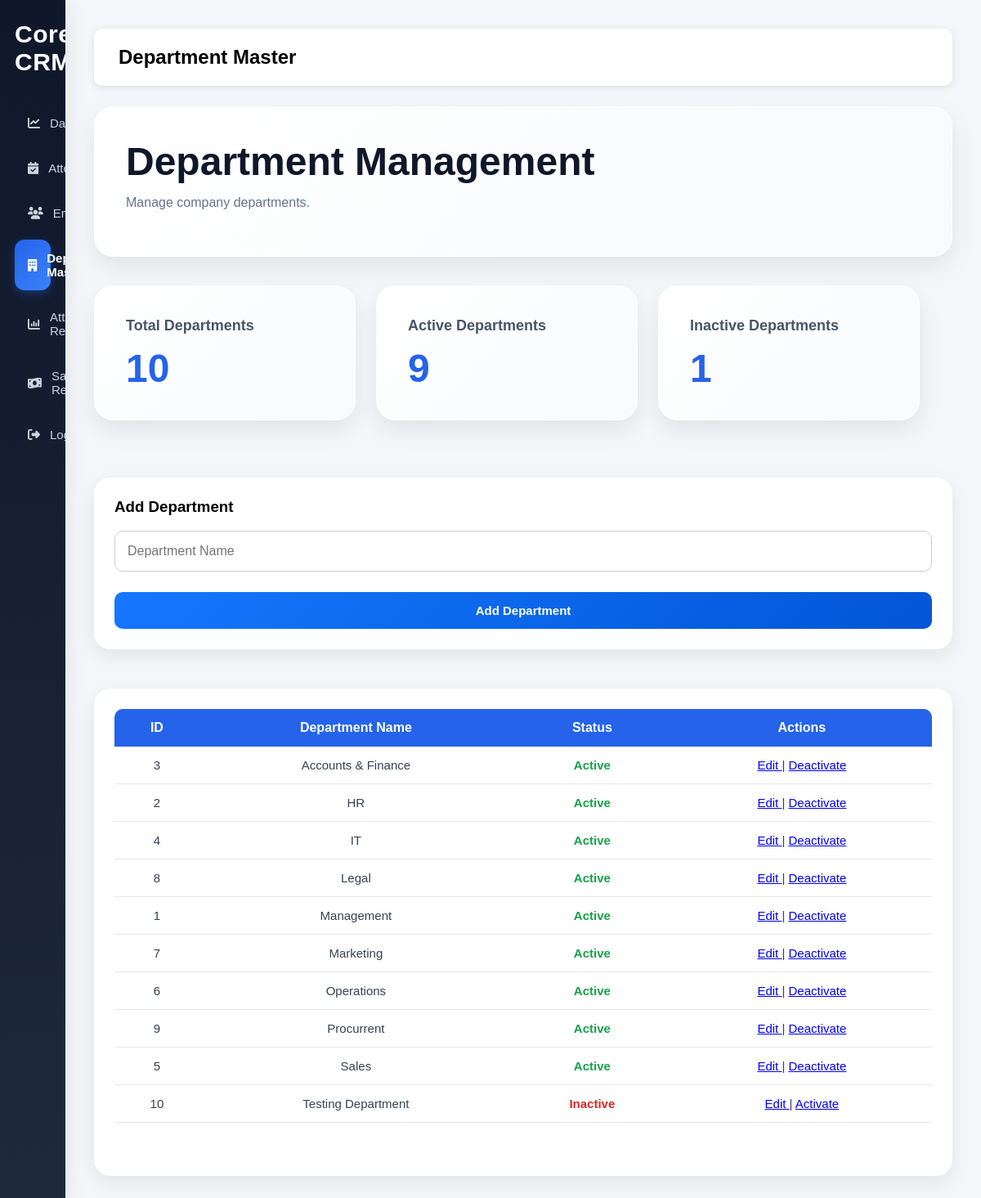
/department_master.php (signed in), run on the app's committed database.
### tables this page shows
CREATE TABLE `departments` (
  `id` int(11) NOT NULL,
  `department_name` varchar(100) NOT NULL,
  `status` enum('Active','Inactive') DEFAULT 'Active',
  `created_at` timestamp NOT NULL DEFAULT current_timestamp()
);

### department_master.php (the view, shortened to what this page needs)
<?php
include 'includes/db.php';
$total_department_query =
    "SELECT * FROM departments";
$total_department_result =
    mysqli_query($conn, $total_department_query);
$total_departments =
    mysqli_num_rows($total_department_result);
$active_department_query =
    "SELECT * FROM departments
WHERE status='Active'";
$active_department_result =
    mysqli_query($conn, $active_department_query);
$total_active_departments =
    mysqli_num_rows($active_department_result);
$inactive_department_query =
    "SELECT * FROM departments
WHERE status='Inactive'";
$inactive_department_result =
    mysqli_query($conn, $inactive_department_query);
$total_inactive_departments =
    mysqli_num_rows($inactive_department_result);
$query =
    "SELECT * FROM departments
ORDER BY department_name ASC";
$result =
    mysqli_query($conn, $query);
?>
<!DOCTYPE html>
<html>
<head>
    <link rel="stylesheet" href="css/style.css">
    <link rel="stylesheet" href="https://cdnjs.cloudflare.com/ajax/libs/font-awesome/6.5.1/css/all.min.css">
</head>
<body>
    <div class="main-container">
        <div class="sidebar">
            <h2>CoreAxis CRM</h2>
            <a href="dashboard.php">
                <i class="fa-solid fa-chart-line"></i>
                Dashboard
            </a>
            <a href="attendance.php">
                <i class="fa-solid fa-calendar-check"></i>
                Attendance
            </a>
            <a href="employees.php">
                <i class="fa-solid fa-users"></i>
                Employees
            </a>
            <a href="department_master.php" class="active">
                <i class="fa-solid fa-building"></i>
                Department Master
            </a>
            <a href="attendance_report.php">
                <i class="fa-solid fa-chart-column"></i>
                Attendance Report
            </a>
            <a href="salary_report.php">
                <i class="fa-solid fa-money-bill-wave"></i>
                Salary Report
            </a>
            <a href="logout.php">
                <i class="fa-solid fa-right-from-bracket"></i>
                Logout
            </a>
        </div>
        <div class="content">
            <div class="topbar">
                <h2>Department Master</h2>
            </div>
            <div class="welcome-box">
                <h1>Department Management</h1>
                <p>
                    Manage company departments.
                </p>
            </div>
            <div class="stats-box">
                <div class="card">
                    <h2>Total Departments</h2>
                    <p>
                        <?php echo $total_departments; ?>
                    </p>
                </div>
                <div class="card">
                    <h2>Active Departments</h2>
                    <p>
                        <?php echo $total_active_departments; ?>
                    </p>
                </div>
                <div class="card">
                    <h2>Inactive Departments</h2>
                    <p>
                        <?php echo $total_inactive_departments; ?>
                    </p>
                </div>
            </div>
            <div class="table-container">
                <h3>Add Department</h3>
                <form method="POST" action="add_department.php">
                    <input type="text" name="department_name" placeholder="Department Name" required>
                    <button type="submit" class="generate-btn">
                        Add Department
                    </button>
                </form>
            </div>
            <br>
            <div class="table-container">
                <table class="attendance-table">
                    <thead>
                        <tr>
                            <th>ID</th>
                            <th>Department Name</th>
                            <th>Status</th>
                            <th>Actions</th>
                        </tr>
                    </thead>
                    <tbody>
                        <?php
                        while (
                            $row =
                            mysqli_fetch_assoc($result)
                        ) {
                            ?>
                            <tr>
                                <td>
                                    <?php echo $row['id']; ?>
                                </td>
                                <td>
                                    <?php echo $row['department_name']; ?>
                                </td>
                                <td>
                                    <?php
                                    if ($row['status'] == "Active") {
                                        echo "<span style='color:#16a34a;font-weight:700;'>Active</span>";
                                    } else {
                                        echo "<span style='color:#dc2626;font-weight:700;'>Inactive</span>";
                                    }
                                    ?>
                                </td>
                                <td>
                                    <a href="edit_department.php?id=<?php echo $row['id']; ?>">
                                        Edit
                                    </a>
                                    |
                                    <?php if ($row['status'] == 'Active') { ?>
                                        <a href="deactivate_department.php?id=<?php echo $row['id']; ?>"
                                            onclick="return confirm('Deactivate this department?');">
                                            Deactivate
                                        </a>
                                    <?php } else { ?>
                                        <a href="activate_department.php?id=<?php echo $row['id']; ?>">
                                            Activate
                                        </a>
                                    <?php } ?>
                                </td>
                            </tr>
                            <?php
                        }
                        ?>
                    </tbody>
                </table>
            </div>
        </div>
    </div>
</body>
</html>

### css/style.css (style rules this page uses)
body { margin: 0 !important; }
* { margin: 0; padding: 0; box-sizing: border-box; font-family: Arial, sans-serif; }
input { width: 100%; padding: 15px; margin-top: 18px; border: 1px solid #ccc; border-radius: 10px; font-size: 16px; }
button { width: 100%; padding: 15px; margin-top: 25px; background: #007bff; color: white; border: none; border-radius: 10px; font-size: 18px; cursor: pointer; transition: 0.3s; }
h2 { margin-bottom: 20px; }
table { width: 100%; border-collapse: collapse; background: white; margin-bottom: 40px; }
table th { background: #0d6efd; color: white; padding: 15px; text-align: center; }
table td { padding: 18px; text-align: center; border-bottom: 1px solid #ddd; }
.table-container { width: 100%; background: #ffffff; border-radius: 20px; padding: 25px; box-shadow: 0 8px 24px rgba(0, 0, 0, 0.08); overflow-x: auto; margin-top: 30px; overflow-x: auto; }
.attendance-table { width: 100%; border-collapse: collapse; min-width: 1000px; }
.attendance-table th { background: #2563eb; color: white; padding: 14px; font-size: 16px; font-weight: 600; text-align: center; }
.attendance-table th:first-child { border-top-left-radius: 10px; }
.attendance-table th:last-child { border-top-right-radius: 10px; }
.attendance-table td { padding: 14px; text-align: center; font-size: 15px; border-bottom: 1px solid #e5e7eb; color: #374151; }
.generate-btn { background: linear-gradient(135deg, #1677ff, #0056d6); color: white; border: none; border-radius: 10px; padding: 14px; font-size: 15px; font-weight: 600; cursor: pointer; }
table { width: 100%; border-collapse: collapse; background: #fff; }
table th { background: #1877f2; color: white; padding: 14px; font-size: 14px; }
table td { padding: 14px; border-bottom: 1px solid #ddd; text-align: center; }
.stats-box { display: flex; gap: 25px; margin-top: 25px; margin-bottom: 35px; flex-wrap: wrap; }
.card { flex: 1; min-width: 250px; max-width: 320px; background: linear-gradient(135deg, #ffffff, #f8fafc); padding: 28px; border-radius: 22px; box-shadow: 0px 10px 25px rgba(0, 0, 0, 0.08); text-align: left; transition: all 0.35s ease; position: relative; overflow: hidden; border: 1px solid rgba(255, 255, 255, 0.5); }
.card h2 { margin-bottom: 18px; font-size: 18px; color: #475569; font-weight: 600; }
.card p { font-size: 48px; color: #2563eb; font-weight: 700; line-height: 1; }
.topbar { height: 70px; background: white; display: flex; justify-content: space-between; align-items: center; padding: 0px 30px; box-shadow: 0px 2px 10px rgba(0, 0, 0, 0.1); border-radius: 10px; margin-bottom: 25px; }
.topbar h2 { margin: 0; }
.main-container { display: flex; }
.sidebar { width: 260px; min-height: 100vh; background: linear-gradient(180deg, #0f172a, #1e293b); padding: 25px 18px; box-sizing: border-box; box-shadow: 4px 0px 20px rgba(0, 0, 0, 0.08); position: sticky; top: 0; overflow-y: auto; }
.sidebar h2 { color: white; font-size: 30px; margin-bottom: 35px; font-weight: 700; letter-spacing: 0.5px; }
.sidebar a { display: flex; align-items: center; gap: 12px; color: #cbd5e1; text-decoration: none; padding: 14px 16px; margin-bottom: 10px; border-radius: 12px; font-size: 15px; font-weight: 500; transition: all 0.3s ease; }
.sidebar a.active { background: linear-gradient(135deg, #2563eb, #3b82f6); color: white; font-weight: 600; box-shadow: 0px 4px 12px rgba(37, 99, 235, 0.35); }
.content { flex: 1; padding: 35px; width: 100%; }
body { margin: 0; background: #f4f6f9; font-family: Arial; }
.welcome-box { background: white; padding: 25px; border-radius: 10px; box-shadow: 0px 0px 10px rgba(0, 0, 0, 0.1); margin-bottom: 30px; }
.card, .profile-card, .welcome-box { background: linear-gradient(135deg, #ffffff, #f8fafc); padding: 38px; border-radius: 24px; box-shadow: 0px 12px 30px rgba(0, 0, 0, 0.08); margin-bottom: 35px; position: relative; overflow: hidden; border: 1px solid rgba(255, 255, 255, 0.6); }
.welcome-box p { color: #64748b; font-size: 16px; margin-bottom: 18px; }
.attendance-table thead { position: sticky; top: 0; z-index: 10; }

### data on the page
departments: id "3", department_name "Accounts & Finance", status "Active"
departments: id "2", department_name "HR", status "Active"
departments: id "4", department_name "IT", status "Active"
departments: id "8", department_name "Legal", status "Active"
departments: id "1", department_name "Management", status "Active"
departments: id "7", department_name "Marketing", status "Active"
departments: id "6", department_name "Operations", status "Active"
departments: id "9", department_name "Procurrent", status "Active"
departments: id "5", department_name "Sales", status "Active"
departments: id "10", department_name "Testing Department", status "Inactive"

### other printed values
$total_departments "10"
$total_active_departments "9"
$total_inactive_departments "1"
